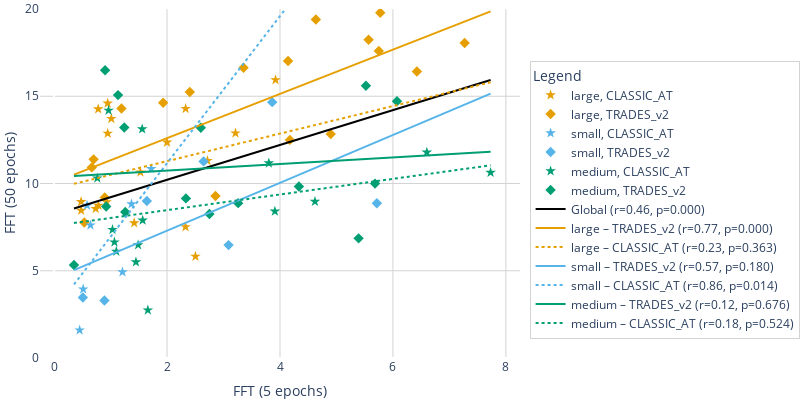
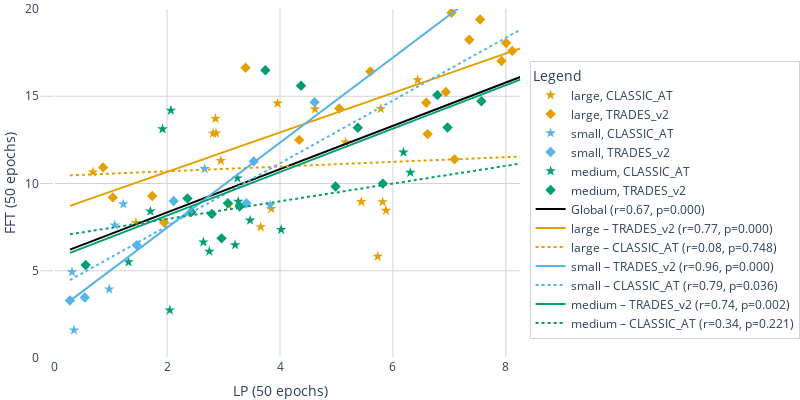

Notebook cell for these charts, in order:
### Code cell
import pandas as pd
import plotly.express as px
import plotly.graph_objects as go
from scipy.stats import spearmanr
import numpy as np
from numpy.linalg import LinAlgError
from scipy.stats import linregress

import pandas as pd
from scipy.stats import spearmanr, pearsonr
from process_database import process_grouped_df, process_rankings,global_grouped_dataset


grouped_df = global_grouped_dataset(df,)
grouped_df = process_rankings(grouped_df)
# Flatten the columns
grouped_df.columns = ['_'.join(col).strip() if isinstance(col, tuple) else col for col in grouped_df.columns]
grouped_df = grouped_df.reset_index()
sub_df = grouped_df[["ft_strategy", "model_type", "model_size", "backbone", "loss_function", "TOTAL_score_sum"]]

# ── 1.  Reshape: one row per backbone × loss_function, one column per project
pivot_df = sub_df.pivot_table(
    index=["backbone", "loss_function",  "model_type", "model_size",],
    columns="ft_strategy",
    values="TOTAL_score_sum"
).reset_index()

symbol_map = {"TRADES_v2": "diamond", "CLASSIC_AT": "star"}

color_palette = ["#E69F00", "#56B4E9",  "#009E73",  ] # "#009E73", "#F0E442", "#0072B2","#CC79A7", "#D55E00",
unique_sizes = pivot_df["model_size"].unique()
color_map = {size: color_palette[i % len(color_palette)] for i, size in enumerate(unique_sizes)}


for (x1,x2) in [ ("FFT (5 epochs)", "FFT (50 epochs)"), ("LP (50 epochs)", "FFT (50 epochs)") ]:

    # Global correlation
    pivot_df = pivot_df.fillna(0)
    x = pivot_df[x1]
    y = pivot_df[x2]
    r_global, p_global = spearmanr(x, y)
    try:
        # m_global, b_global = np.polyfit(x, y, 1)
        m_global, b_global, r, p, _ = linregress(x, y)
    except Exception as e:
        print(f"Warning: polyfit failed with error: {e}")
        m_global, b_global = 0, y.mean()  # or any safe fallback
    x_range = np.linspace(x.min(), x.max(), 100)

    # Base scatter plot
    fig = px.scatter(
        pivot_df,
        x=x1,
        y=x2,
        color="model_size",
        symbol="loss_function",
        symbol_map=symbol_map,
        color_discrete_map=color_map,
        labels={
            "full_fine_tuning_5epochs": "Fine-tuning (5 epochs)",
            "full_fine_tuning_50epochs": "Fine-tuning (50 epochs)",
            "linearprobe_50epochs": "Linear-probing (50 epochs)"
        },
        #title="Fine-Tuning Correlation (5 vs 50 Epochs)"
    )

    # Global black line
    fig.add_trace(go.Scatter(
        x=x_range,
        y=m_global * x_range + b_global,
        mode="lines",
        line=dict(color="black", dash="solid", width=2),
        name=f"Global (r={r_global:.2f}, p={p_global:.3f})"
    ))



    # Add per-group lines
    for model_size in pivot_df["model_size"].unique():
        for loss_function, style in zip(["TRADES_v2", "CLASSIC_AT"], ["solid", "dot"]):
            subset = pivot_df[(pivot_df["model_size"] == model_size) & (pivot_df["loss_function"] == loss_function)]
            if len(subset) >= 2:
                xg, yg = subset[x1], subset[x2]
                rg, pg = spearmanr(xg, yg)

                try:
                    mg, bg, r, p, _ = linregress(xg, yg)
                except Exception as e:
                    print(f"Warning: polyfit failed with error: {e}")
                    mg, bg = 0, yg.mean()  # or any safe fallback
                    
                fig.add_trace(go.Scatter(
                    x=x_range,
                    y=mg * x_range + bg,
                    mode="lines",
                    line=dict(color=color_map[model_size], dash=style),
                    name=f"{model_size} – {loss_function} (r={rg:.2f}, p={pg:.3f})"
                ))

    fig.update_layout(yaxis=dict(range=[0, 20]),)
    fig.update_layout(xaxis=dict(range=[-0.25, 8.25]),)
    # Layout tweaks
    fig.update_traces(marker=dict(size=8, line=dict(width=0, color='DarkSlateGrey')))
    fig.update_layout(
        margin=dict(l=0, r=0, t=0, b=0),  # remove all outer margins
        width=800, #if x1=='full_fine_tuning_5epochs' else 488 ,    # in pixels (~2.5 inches at 96 DPI)
        height=400,    # in pixels (~1.875 inches)
        plot_bgcolor="white",
        paper_bgcolor="white",
        xaxis=dict(showgrid=True, gridcolor="lightgrey"),
        yaxis=dict(showgrid=True, gridcolor="lightgrey"),
        legend_title_text="Legend",
        #showlegend = True if x1=='full_fine_tuning_5epochs' else False,

                    # Legend inside figure
        legend=dict(
                font=dict(size=12),
                y=0.85,           # optional: near the top
                bgcolor="rgba(255,255,255,1)",
                bordercolor="lightgrey",
                borderwidth=1
            )
    )

    fig.show()
    fig.write_image("./paper_figures/low_cost_proxy_{}.png".format(x1,x2), scale=3  )
